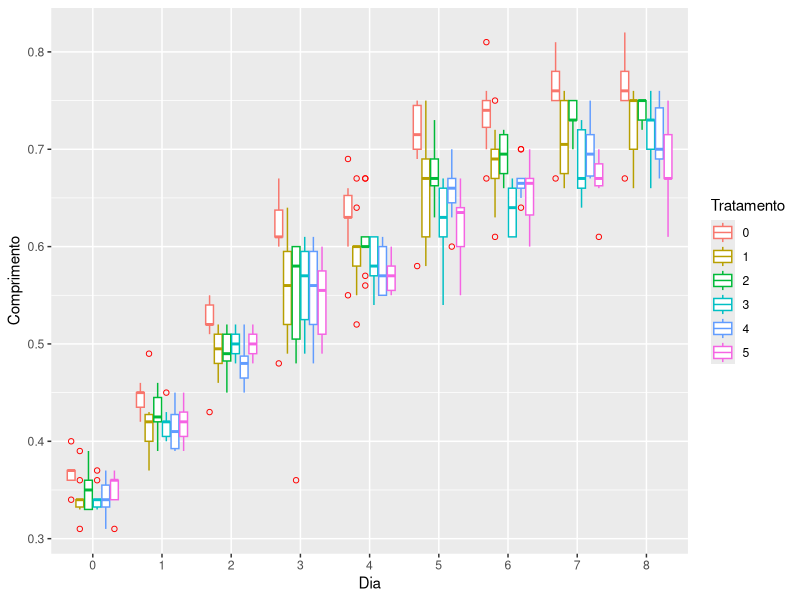
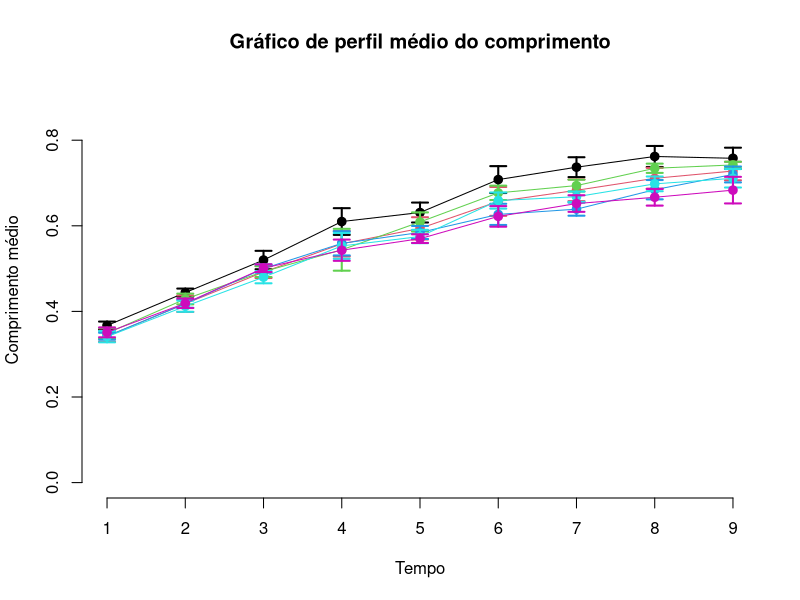
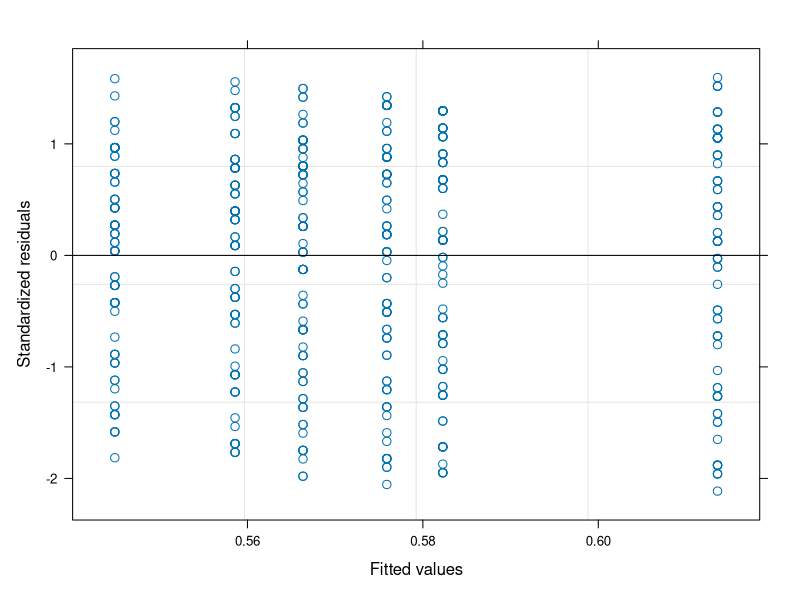
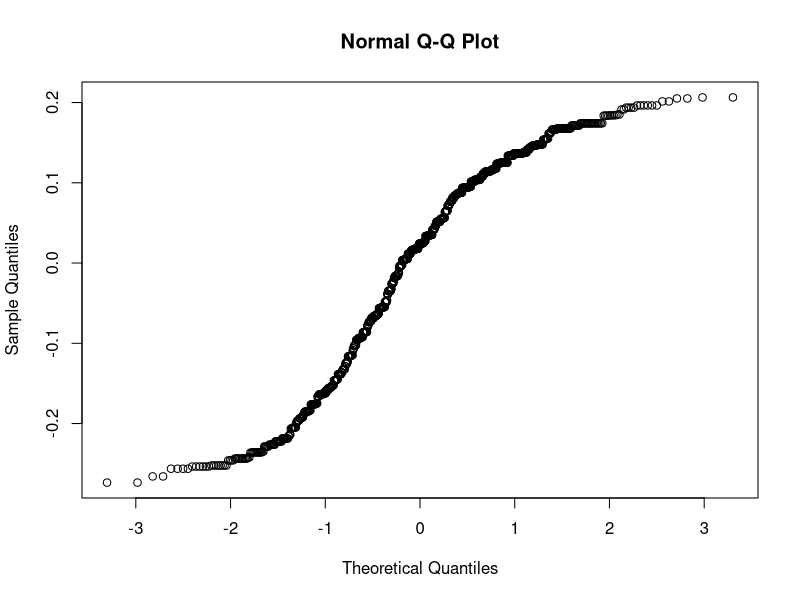
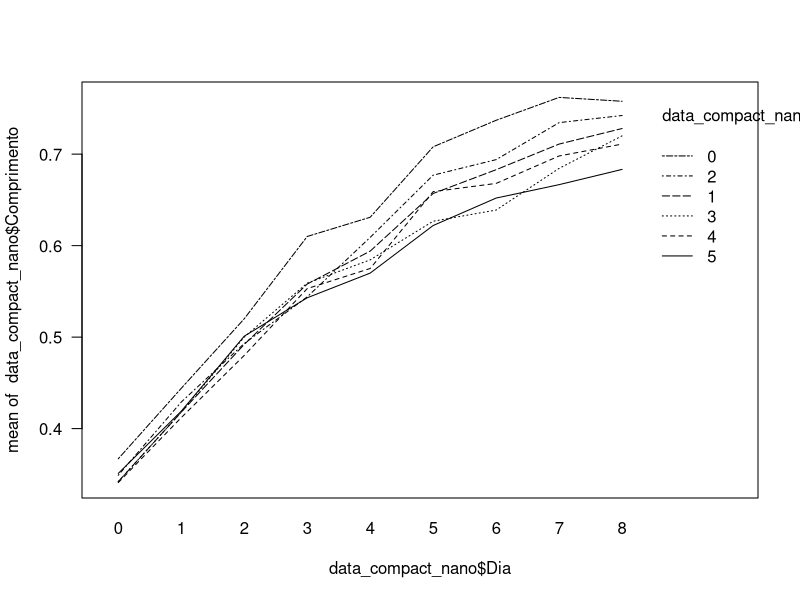
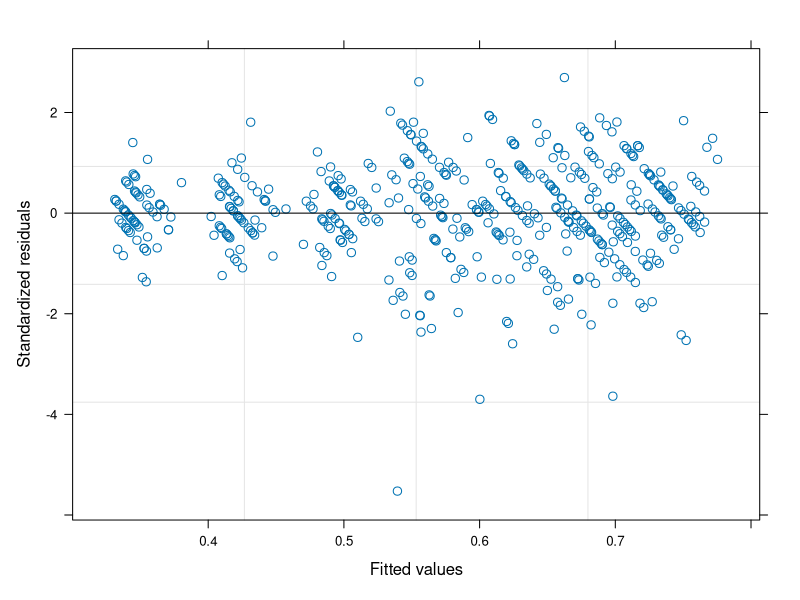
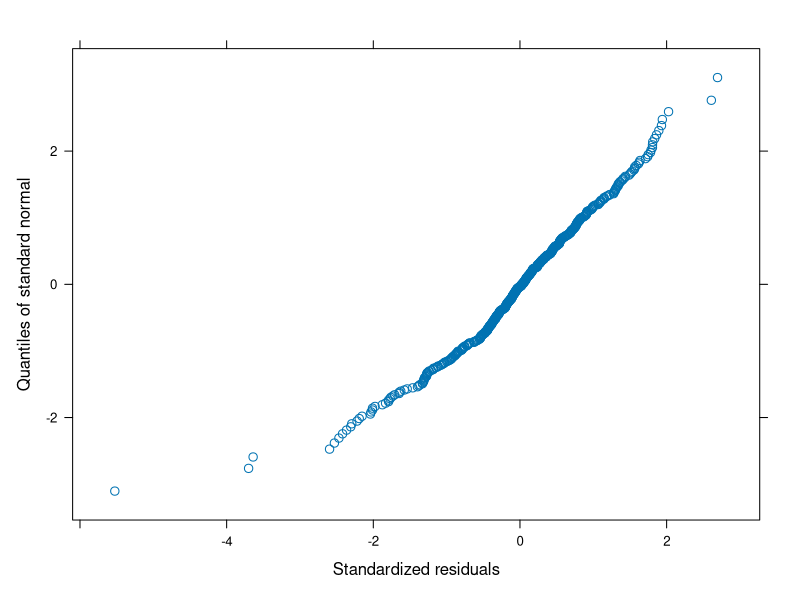
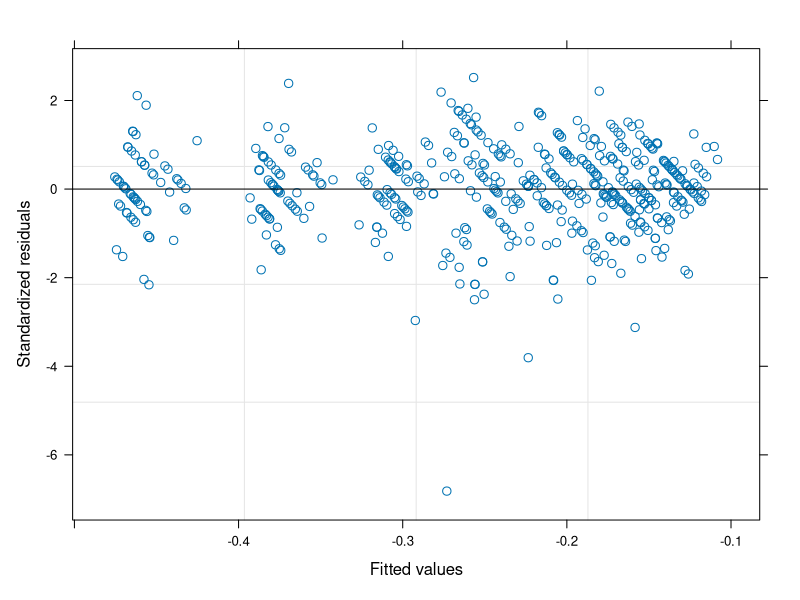

Source code (R) for these figures, in order: (Note: this script raises an error after producing the figures.)
library(readxl)
library(dplyr)
library(ggplot2)
library(plyr)
library(plotrix)
setwd("~/Documentos/ME810/HELENA/projectHelena/")

###################################################################### 1ª forma
controle <- as.data.frame(read_excel("./dados/DADOS COMPRIMENTO NANO UNICAMP.xlsx", sheet = "controle"))
t1 <- as.data.frame(read_excel("./dados/DADOS COMPRIMENTO NANO UNICAMP.xlsx", sheet = "t0.006"))
t2 <- as.data.frame(read_excel("./dados/DADOS COMPRIMENTO NANO UNICAMP.xlsx", sheet = "t0.0125"))
t3 <- as.data.frame(read_excel("./dados/DADOS COMPRIMENTO NANO UNICAMP.xlsx", sheet = "t0.025"))
t4 <- as.data.frame(read_excel("./dados/DADOS COMPRIMENTO NANO UNICAMP.xlsx", sheet = "t0.05"))
t5 <- as.data.frame(read_excel("./dados/DADOS COMPRIMENTO NANO UNICAMP.xlsx", sheet = "t0.1"))

#Substitui os caracteres "Morta" por "NA". Estes comando é para o caso dos dados não organizados como em data_compact
controle$`8` <- gsub("Morta", "NA", controle$`8`)
t2[3,] <- gsub("Morta", "NA", t2[3,])
t3[9,] <- gsub("Morta", "NA", t3[9,])
t5$`7` <- gsub("Morta", "NA", t5$`7`)
t5$`8` <- gsub("Morta", "NA", t5$`8`)

dados <- list(controle, t1, t2, t3, t4, t5)

dados[[1]]$`8` <- as.numeric(dados[[1]]$`8`)

dados[[3]]$`7` <- as.numeric(dados[[3]]$`7`)
dados[[3]]$`8` <- as.numeric(dados[[3]]$`8`)

dados[[4]]$`4` <- as.numeric(dados[[4]]$`4`)
dados[[4]]$`5` <- as.numeric(dados[[4]]$`5`)
dados[[4]]$`6` <- as.numeric(dados[[4]]$`6`)
dados[[4]]$`7` <- as.numeric(dados[[4]]$`7`)
dados[[4]]$`8` <- as.numeric(dados[[4]]$`8`)

dados[[6]]$`7` <- as.numeric(dados[[6]]$`7`)
dados[[6]]$`8` <- as.numeric(dados[[6]]$`8`)

###################################################################### 2º forma
# 0 = controle, 1 = t0.006, 2 = t0.0125, 3 = t0.025, 4 = t0.05 e 5 = t0.1
data_compact_nano <- as.data.frame(read_excel("./dados/nanoparticulas_dadosR.xlsx"))
data_compact_nano$Tratamento <- as.factor(data_compact_nano$Tratamento)
data_compact_nano$Comprimento <- as.numeric(data_compact_nano$Comprimento)
data_compact_nano$Dia <- as.factor(data_compact_nano$Dia)
data_compact_nano$Repeticao <- as.factor(data_compact_nano$Repeticao)

prop.table(table(is.na(data_compact_nano))) #quantidade de NA's geral

ggplot(data_compact_nano, aes(Dia, Comprimento, color = Tratamento)) + geom_boxplot(outlier.colour = "red", outlier.shape = 1)


#Tentativa de fazer o perfil médio por dia
lista1 <- list(0,0,0,0,0,0)
lista2 <- list(0,0,0,0,0,0)
#which(is.na(data_compact_nano$Comprimento))
data_compact_nano <- na.omit(data_compact_nano)

for(i in 1:6){
  lista1[[i]] <- rep(0, 9)
  for(j in 1:9){
   lista1[[i]][j] <- mean( as.data.frame(data_compact_nano %>% filter(Tratamento == paste0(i-1) & Dia==paste0(j-1)))$Comprimento )
   lista2[[i]][j] <- sd( as.data.frame(data_compact_nano %>% filter(Tratamento == paste0(i-1) & Dia==paste0(j-1)))$Comprimento )
  }
}


suporte <- as.data.frame(cbind(rep(0:8, 6), c(lista1[[1]], lista1[[2]], lista1[[3]], lista1[[4]], lista1[[5]], lista1[[6]]),
                         c(lista2[[1]], lista2[[2]], lista2[[3]], lista2[[4]], lista2[[5]], lista2[[6]])))
suporte$V1 <- as.factor(suporte$V1)


plot(suporte$V2[1:9],axes=FALSE,ylim=c(0,0.9),cex.lab=1,xlab="Tempo",ylab="Comprimento médio", main = "Gráfico de perfil médio do comprimento")

axis(2,cex.axis=1)

axis(1,1:9,c("1","2","3","4", "5", "6", "7", "8", "9"),cex.axis=1)


plotCI(suporte$V2[1:9],liw=1.96*suporte$V3[1:9]/sqrt(10),uiw=1.96*suporte$V3[1:9]/sqrt(10),pch=19,add=TRUE,cex.lab=1,slty=1,lwd=2, col = 1, cex=1)

lines(suporte$V2[1:9],lwd=1)

plotCI(suporte$V2[10:18],liw=1.96*suporte$V3[10:18]/sqrt(10),uiw=1.96*suporte$V3[10:18]/sqrt(10),pch=19,add=TRUE,cex.lab=1,slty=1,lwd=2, col = 2,cex=1)

lines(suporte$V2[10:18],lwd=1, col = 2)

plotCI(suporte$V2[19:27],liw=1.96*suporte$V3[19:27]/sqrt(10),uiw=1.96*suporte$V3[19:27]/sqrt(10),pch=19,add=TRUE,cex.lab=1,slty=1,lwd=2, col = 3, cex=1)

lines(suporte$V2[19:27],lwd=1, col = 3)

plotCI(suporte$V2[28:36],liw=1.96*suporte$V3[28:36]/sqrt(10),uiw=1.96*suporte$V3[28:36]/sqrt(10),pch=19,add=TRUE,cex.lab=1,slty=1,lwd=2, col = 4,cex=1)

lines(suporte$V2[28:36],lwd=1, col = 4)

plotCI(suporte$V2[37:45],liw=1.96*suporte$V3[37:45]/sqrt(10),uiw=1.96*suporte$V3[37:45]/sqrt(10),pch=19,add=TRUE,cex.lab=1,slty=1,lwd=2, col = 5,cex=1)

lines(suporte$V2[37:45],lwd=1, col = 5)

plotCI(suporte$V2[46:54],liw=1.96*suporte$V3[46:54]/sqrt(10),uiw=1.96*suporte$V3[46:54]/sqrt(10),pch=19,add=TRUE,cex.lab=1,slty=1,lwd=2, col = 6,cex=1)

lines(suporte$V2[46:54],lwd=1, col = 6)


data_compact_nano <- as.data.frame(read_excel("./dados/nanoparticulas_dadosR.xlsx"))
data_compact_nano$Tratamento <- as.factor(data_compact_nano$Tratamento)
data_compact_nano$Comprimento <- as.numeric(data_compact_nano$Comprimento)
data_compact_nano$Dia <- as.factor(data_compact_nano$Dia)
data_compact_nano$Repeticao <- as.factor(data_compact_nano$Repeticao)

#o ajuste "lme" não funciona quando se tem NA's. O que foi feito? Usado a função "na.omit()" para retirar as linhas
#que tenham os NA's. No total foram retiradas 16 linhas.

data_compact_nano <- na.omit(data_compact_nano)

library(nlme)
#Para o primeiro modelo considera-se que o crescimento é independente dos dias, mas isto de fato não ocorre
fit1 <- lme(Comprimento ~ Tratamento , data = data_compact_nano, random = ~ 1| Repeticao) 
plot(fit1)
qqnorm(fit1$residuals)
anova(fit1)
intervals(fit1, which = "fixed")

#############################################################################################

#Pelo gráfico de perfil nota-se que existe interação entre o dia e comprimento, algo esperado, pois pelos próprios
#dados nota-se o crescimento dos indivíduos

interaction.plot(data_compact_nano$Dia, data_compact_nano$Tratamento, data_compact_nano$Comprimento, las = 1)
fit2 <- lme(Comprimento ~ Tratamento*Dia , data = data_compact_nano, random = ~ 1| Repeticao) 
plot(fit2)
qqnorm(fit2)

#Arrumar a variância dos resíduos para o ajuste fit2; transformação da variável comprimento com o uso do log na
#base 10

data_compact_nano$Comprimento = log(data_compact_nano$Comprimento, base = 10)
fit2_2 <- lme(Comprimento ~ Tratamento*Dia , data = data_compact_nano, random = ~ 1| Repeticao) 
plot(fit2_2) #Os resíduos estão melhores que a variável resposta sem transformação
hist(residuals(fit2_2), freq = F)

#padronizar resíduos
teste <- (residuals(fit2_2) - mean(residuals(fit2_2)))/sqrt(var(residuals(fit2_2)))
hist(teste, freq = F)
qqnorm(teste)
qqline(teste, col = 2, lwd=2)


#Sem padronização dos resíduos
teste2 <- residuals(fit2_2)

hist(teste2, freq = F)
qqnorm(teste2)
qqline(teste2, col = 2, lwd=2)

#Identificação da posição do menor resíduo que se distancia da reta de referência nos gráficos de qqnorm e no histograma
which(teste2 == min(teste2))
teste2[which(teste2 == min(teste2))]

#Verificar como ficam os resíduos ao se retirar o resíduo que distancia da reta de referência do Q-Q plot normal
teste2 <- teste2[-which(teste2 == min(teste2))]

hist(teste2, freq = F)
qqnorm(teste2)
qqline(teste2, col = 2, lwd=2)

#A posição do menor resíduo que mais se distancia da reta de referência no Q-Q plot normal é o mesma para os valores
#da variável resposta do log do comprimento e do próprio comprimento. VERIFICAR COMO FICA O AJUSTE SEM ESSE DADO

#############################################################################################
library(geepack)
fit3 <- geeglm(Comprimento ~ Tratamento*Dia, id = Repeticao, data = data_compact_nano)
#############################################################################################

#Com a retirada dos NA's tem dados balanceados ou não ? Observar tabela abaixo. A parir dela observa-se que
#com a retirada dos NA's tem-se dados não balanceados, ou seja, dentro de cada tratamento tem-se diferentes
#valores para as réplicas.

table(data_compact_nano$Tratamento, data_compact_nano$Repeticao)

#############################################################################################
#A variável resposta, que é o comprimento dos microcrustáceos é estritamente positiva;
require(car)
require(MASS)

par(mfrow=c(2,2))
qqp(data_compact_nano$Comprimento, "norm")
qqp(data_compact_nano$Comprimento, "lnorm")

gama <- fitdistr(data_compact_nano$Comprimento, "gamma")
qqp(data_compact_nano$Comprimento, "gamma", shape = gama$estimate[[1]], rate = gama$estimate[[2]])

beta <- fitdistr(data_compact_nano$Comprimento, "beta", start = list(shape1=1,shape2=1))
qqp(data_compact_nano$Comprimento, "beta", shape1 = beta$estimate[[1]], shape2 = beta$estimate[[2]])
